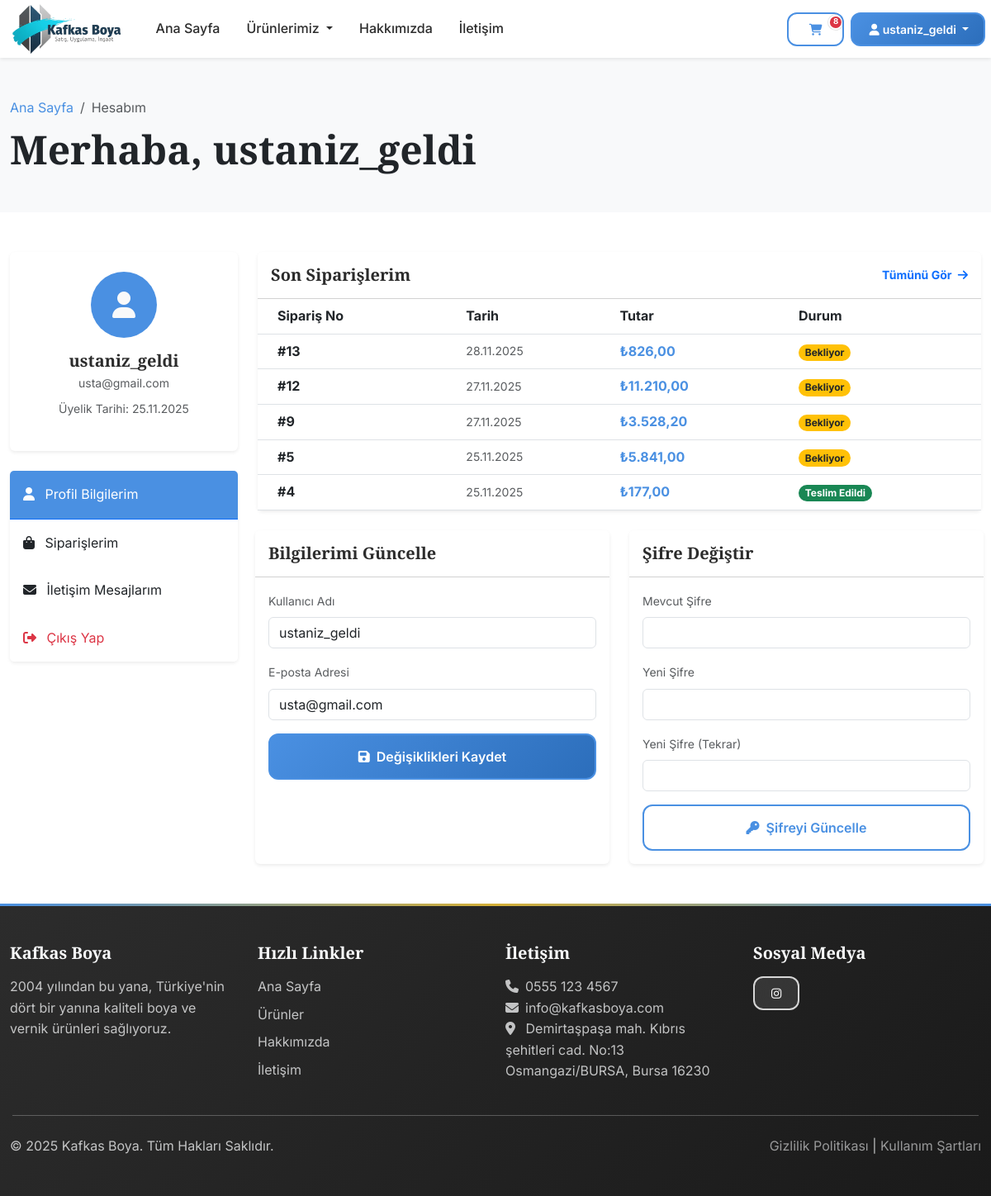
Screenshot of /profile.php (signed in) with the database file from the repository.
### tables this page shows
CREATE TABLE `users` (
  `id` int(11) NOT NULL,
  `username` varchar(100) NOT NULL,
  `email` varchar(255) NOT NULL,
  `address` text DEFAULT NULL,
  `PASSWORD` varchar(255) NOT NULL,
  `role` enum('user','admin') DEFAULT 'user',
  `created_at` timestamp NOT NULL DEFAULT current_timestamp(),
  `updated_at` timestamp NOT NULL DEFAULT current_timestamp() ON UPDATE current_timestamp(),
  `login_attempts` int(11) DEFAULT 0,
  `last_login_attempt` datetime DEFAULT NULL
);

CREATE TABLE `orders` (
  `id` int(11) NOT NULL,
  `user_id` int(11) NOT NULL,
  `total_amount` decimal(10,2) NOT NULL,
  `status` enum('pending','processing','shipped','delivered','cancelled') DEFAULT 'pending',
  `created_at` timestamp NOT NULL DEFAULT current_timestamp(),
  `updated_at` timestamp NOT NULL DEFAULT current_timestamp() ON UPDATE current_timestamp()
);

### profile.php (the view, shortened to what this page needs)
<?php
require_once 'includes/session.php';
$user_id = $_SESSION['user_id'];
$stmt = $conn->prepare("SELECT * FROM users WHERE id = ?");
$stmt->bind_param("i", $user_id);
$stmt->execute();
$user_data = $stmt->get_result()->fetch_assoc();
$orders_sql = "SELECT o.*,
               (SELECT COUNT(*) FROM order_items WHERE order_id = o.id) as item_count
               FROM orders o
               WHERE o.user_id = ?
               ORDER BY o.created_at DESC";
$orders_stmt = $conn->prepare($orders_sql);
$orders_stmt->bind_param("i", $user_id);
$orders_stmt->execute();
$orders_result = $orders_stmt->get_result();
$all_orders = [];
while ($row = $orders_result->fetch_assoc()) {
    $all_orders[] = $row;
}
$active_tab = $_GET['tab'] ?? 'profile';
require_once 'includes/header.php';
?>
    <section class="page-header bg-light py-5" style="margin-top: 70px;">
        <div class="container">
            <div class="row align-items-center">
                <div class="col-lg-8">
                    <nav aria-label="breadcrumb">
                        <ol class="breadcrumb mb-2">
                            <li class="breadcrumb-item"><a href="/index.php" class="text-decoration-none text-primary">Ana Sayfa</a></li>
                            <li class="breadcrumb-item active">Hesabım</li>
                        </ol>
                    </nav>
                    <h1 class="display-5 fw-bold text-dark mb-0" style="font-family: 'Playfair Display', serif;">
                        Merhaba, <?php echo htmlspecialchars($user_data['username']); ?>
                    </h1>
                </div>
            </div>
        </div>
    </section>
    <section class="py-5">
        <div class="container">
            <div class="row g-4">
                <div class="col-lg-3 d-none d-lg-block">
                    <div class="card border-0 shadow-sm mb-4">
                        <div class="card-body text-center p-4">
                            <div class="mb-3">
                                <div class="d-inline-flex align-items-center justify-content-center bg-primary bg-opacity-10 text-primary rounded-circle" style="width: 80px; height: 80px;">
                                    <i class="fas fa-user fa-2x text-light"></i>
                                </div>
                            </div>
                            <h5 class="fw-bold mb-1"><?php echo htmlspecialchars($user_data['username']); ?></h5>
                            <p class="text-muted small mb-0"><?php echo htmlspecialchars($user_data['email']); ?></p>
                            <p class="text-muted small mt-2">Üyelik Tarihi: <?php echo date('d.m.Y', strtotime($user_data['created_at'])); ?></p>
                        </div>
                    </div>
                    <div class="card border-0 shadow-sm">
                        <div class="list-group list-group-flush">
                            <a href="?tab=profile" class="list-group-item list-group-item-action py-3 <?php echo $active_tab === 'profile' ? 'active bg-primary text-white' : 'border-0'; ?>">
                                <i class="fas fa-user me-2"></i> Profil Bilgilerim
                            </a>
                            <a href="?tab=orders" class="list-group-item list-group-item-action py-3 <?php echo $active_tab === 'orders' ? 'active bg-primary text-white' : 'border-0'; ?>">
                                <i class="fas fa-shopping-bag me-2"></i> Siparişlerim
                            </a>
                            <a href="?tab=messages" class="list-group-item list-group-item-action py-3 <?php echo $active_tab === 'messages' ? 'active bg-primary text-white' : 'border-0'; ?>">
                                <i class="fas fa-envelope me-2"></i> İletişim Mesajlarım
                            </a>
                            <a href="/logout.php" class="list-group-item list-group-item-action py-3 text-danger border-0">
                                <i class="fas fa-sign-out-alt me-2"></i> Çıkış Yap
                            </a>
                        </div>
                    </div>
                </div>
                <div class="col-lg-9 col-12">
                    <div id="profileTab" class="tab-content <?php echo $active_tab === 'profile' ? '' : 'd-none'; ?>">
                        <div class="card border-0 shadow-sm mb-4">
                            <div class="card-header bg-white py-3 d-flex justify-content-between align-items-center">
                                <h5 class="mb-0 fw-bold">Son Siparişlerim</h5>
                                <a href="?tab=orders" class="text-decoration-none small fw-bold">Tümünü Gör <i class="fas fa-arrow-right ms-1"></i></a>
                            </div>
                            <div class="card-body p-0">
                                <div class="table-responsive">
                                    <table class="table table-hover align-middle mb-0">
                                        <thead class="bg-light">
                                            <tr>
                                                <th class="ps-4">Sipariş No</th>
                                                <th class="d-none d-md-table-cell">Tarih</th>
                                                <th>Tutar</th>
                                                <th>Durum</th>
                                            </tr>
                                        </thead>
                                        <tbody>
                                            <?php if (count($all_orders) > 0): ?>
                                                <?php $recent_orders = array_slice($all_orders, 0, 5); ?>
                                                <?php foreach($recent_orders as $order): ?>
                                                    <tr>
                                                        <td class="ps-4 fw-bold">#<?php echo $order['id']; ?></td>
                                                        <td class="text-muted small d-none d-md-table-cell"><?php echo date('d.m.Y', strtotime($order['created_at'])); ?></td>
                                                        <td class="fw-bold text-primary">₺<?php echo number_format($order['total_amount'], 2, ',', '.'); ?></td>
                                                        <td>
                                                            <?php
                                                            $statusColors = [
                                                                'pending' => 'bg-warning text-dark',
                                                                'processing' => 'bg-info text-white',
                                                                'shipped' => 'bg-primary',
                                                                'delivered' => 'bg-success',
                                                                'cancelled' => 'bg-danger'
                                                            ];
                                                            $statusTexts = [
                                                                'pending' => 'Bekliyor',
                                                                'processing' => 'Hazırlanıyor',
                                                                'shipped' => 'Kargolandı',
                                                                'delivered' => 'Teslim Edildi',
                                                                'cancelled' => 'İptal Edildi'
                                                            ];
                                                            $status = $order['status'] ?? 'pending';
                                                            ?>
                                                            <span class="badge rounded-pill <?php echo $statusColors[$status] ?? 'bg-secondary'; ?>">
                                                                <?php echo $statusTexts[$status] ?? ucfirst($status); ?>
                                                            </span>
                                                        </td>
                                                    </tr>
                                                <?php endforeach; ?>
                                            <?php else: ?>
                                                <tr><td colspan="4" class="text-center py-4 text-muted">Henüz siparişiniz bulunmuyor.</td></tr>
                                            <?php endif; ?>
                                        </tbody>
                                    </table>
                                </div>
                            </div>
                        </div>
                        <div class="row g-4">
                            <div class="col-md-6">
                                <div class="card border-0 shadow-sm h-100">
                                    <div class="card-header bg-white py-3">
                                        <h5 class="mb-0 fw-bold">Bilgilerimi Güncelle</h5>
                                    </div>
                                    <div class="card-body">
                                        <form method="POST">
                                            <div class="mb-3">
                                                <label class="form-label text-muted small">Kullanıcı Adı</label>
                                                <input type="text" name="username" class="form-control" value="<?php echo htmlspecialchars($user_data['username']); ?>" required>
                                            </div>
                                            <div class="mb-3">
                                                <label class="form-label text-muted small">E-posta Adresi</label>
                                                <input type="email" name="email" class="form-control" value="<?php echo htmlspecialchars($user_data['email']); ?>" required>
                                            </div>
                                            <button type="submit" name="update_profile" class="btn btn-primary w-100">
                                                <i class="fas fa-save me-2"></i>Değişiklikleri Kaydet
                                            </button>
                                        </form>
                                    </div>
                                </div>
                            </div>
                            <div class="col-md-6">
                                <div class="card border-0 shadow-sm h-100">
                                    <div class="card-header bg-white py-3">
                                        <h5 class="mb-0 fw-bold">Şifre Değiştir</h5>
                                    </div>
                                    <div class="card-body">
                                        <form method="POST">
                                            <div class="mb-3">
                                                <label class="form-label text-muted small">Mevcut Şifre</label>
                                                <input type="password" name="current_password" class="form-control" required>
                                            </div>
                                            <div class="mb-3">
                                                <label class="form-label text-muted small">Yeni Şifre</label>
                                                <input type="password" name="new_password" class="form-control" required minlength="6">
                                            </div>
                                            <div class="mb-3">
                                                <label class="form-label text-muted small">Yeni Şifre (Tekrar)</label>
                                                <input type="password" name="confirm_password" class="form-control" required minlength="6">
                                            </div>
                                            <button type="submit" name="change_password" class="btn btn-outline-primary w-100">
                                                <i class="fas fa-key me-2"></i>Şifreyi Güncelle
                                            </button>
                                        </form>
                                    </div>
                                </div>
                            </div>
                        </div>
                    </div>
                </div>
            </div>
        </div>
    </section>
<?php
require_once 'includes/footer.php';
?>

### assets/css/style.css (style rules this page uses)
:root { --primary-color: #4A90E2; --primary-dark: #2C6EBB; --primary-light: #7FB3F0; --secondary-color: #D4AF37; --secondary-dark: #B8941F; --secondary-light: #E8C766; --accent-color: #8B4513; --accent-light: #A0522D; --neutral-dark: #2C2C2C; --neutral-gray: #5A5A5A; --neutral-light: #F8F9FA; --neutral-white: #FFFFFF; --success-color: #5DADE2; --warning-color: #F39C12; --danger-color: #E74C3C; --info-color: #3498DB; --font-primary: 'Inter', sans-serif; --font-display: 'Playfair Display', serif; --border-radius: 8px; --border-radius-lg: 12px; --border-radius-xl: 16px; --box-shadow: 0 2px 8px rgba(74, 144, 226, 0.1), 0 1px 3px rgba(74, 144, 226, 0.08); --box-shadow-lg: 0 8px 25px rgba(74, 144, 226, 0.15), 0 4px 12px rgba(74, 144, 226, 0.1); --box-shadow-xl: 0 15px 40px rgba(74, 144, 226, 0.2), 0 8px 20px rgba(74, 144, 226, 0.15); --transition: all 0.3s cubic-bezier(0.4, 0, 0.2, 1); --transition-fast: all 0.15s ease; }
* { margin: 0; padding: 0; box-sizing: border-box; }
html, body { overflow-x: hidden !important; }
body { font-family: var(--font-primary); font-size: 16px; line-height: 1.6; color: var(--neutral-gray); background-color: var(--neutral-white); overflow-x: hidden; }
h1, h2, h3, h4, h5, h6 { font-family: var(--font-display); font-weight: 600; color: var(--neutral-dark); margin-bottom: 0.75rem; line-height: 1.2; }
h1 { font-size: 3rem; font-weight: 700; }
h5 { font-size: 1.25rem; }
.btn { font-weight: 600; border-radius: var(--border-radius-lg); padding: 0.875rem 2rem; transition: var(--transition); border: 2px solid transparent; position: relative; overflow: hidden; }
.btn-primary { background: linear-gradient(135deg, var(--primary-color), var(--primary-dark)); border-color: var(--primary-color); color: var(--neutral-white); }
.btn-outline-primary { background: transparent; border-color: var(--primary-color); color: var(--primary-color); }
.container { max-width: 1200px; margin: 0 auto; padding-left: 15px; padding-right: 15px; }
.row { margin-left: -15px; margin-right: -15px; }
.text-primary { color: var(--primary-color) !important; }
.bg-primary { background-color: var(--primary-color) !important; }
.bg-light { background-color: var(--neutral-light) !important; }

### rows the page displays
users: username "ustaniz_geldi", email "usta@gmail.com", created_at "25.11.2025"
orders: id "13", created_at "28.11.2025", total_amount "826,00", status "Bekliyor"
orders: id "12", created_at "27.11.2025", total_amount "11.210,00", status "Bekliyor"
orders: id "9", created_at "27.11.2025", total_amount "3.528,20", status "Bekliyor"
orders: id "5", created_at "25.11.2025", total_amount "5.841,00", status "Bekliyor"
orders: id "4", created_at "25.11.2025", total_amount "177,00", status "Teslim Edildi"

### other values shown
$cart_count "8"
$_SESSION['username'] "ustaniz_geldi"
